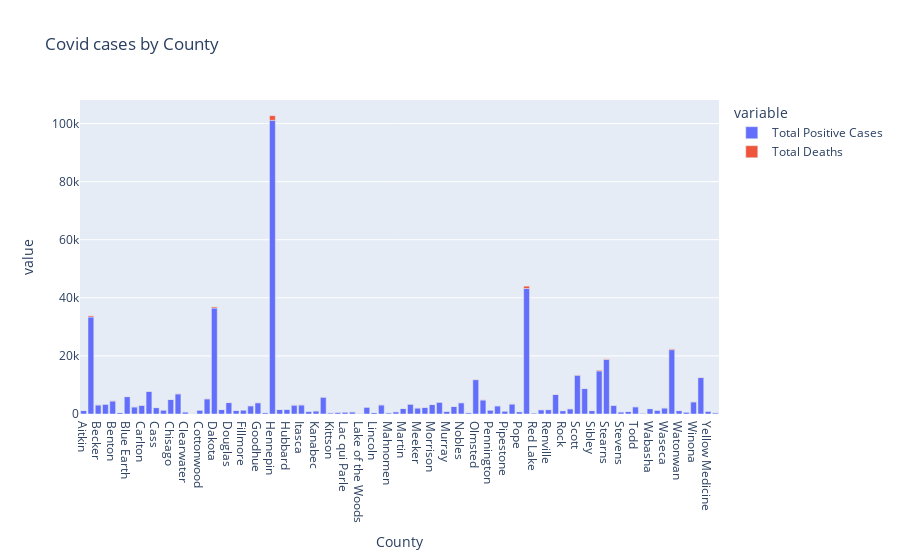

Notebook cell for this chart:
### Code cell
# long_df = px.compiledcountydata.medals_long()
fig = px.bar(compiledcountydata, x="County", y=["Total Positive Cases", "Total Deaths"], title="Covid cases by County")
fig.show()

### Figure 1 — Plotly figure (JSON) as saved in the notebook; plotly's stock layout.template omitted (floating-point values rounded to 4 significant figures)
{"data": [{"alignmentgroup": "True", "hovertemplate": "variable=Total Positive Cases<br>County=%{x}<br>value=%{y}<extra></extra>", "legendgroup": "Total Positive Cases", "marker": {"color": "#636efa"}, "name": "Total Positive Cases", "offsetgroup": "Total Positive Cases", "orientation": "v", "showlegend": true, "textposition": "auto", "type": "bar", "x": ["Aitkin", "Anoka", "Becker", "Beltrami", "Benton", "Big Stone", "Blue Earth", "Brown", "Carlton", "Carver", "Cass", "Chippewa", "Chisago", "Clay", "Clearwater", "Cook", "Cottonwood", "Crow Wing", "Dakota", "Dodge", "Douglas", "Faribault", "Fillmore", "Freeborn", "Goodhue", "Grant", "Hennepin", "Houston", "Hubbard", "Isanti", "Itasca", "Jackson", "Kanabec", "Kandiyohi", "Kittson", "Koochiching", "Lac qui Parle", "Lake", "Lake of the Woods", "Le Sueur", "Lincoln", "Lyon", "Mahnomen", "Marshall", "Martin", "McLeod", "Meeker", "Mille Lacs", "Morrison", "Mower", "Murray", "Nicollet", "Nobles", "Norman", "Olmsted", "Otter Tail", "Pennington", "Pine", "Pipestone", "Polk", "Pope", "Ramsey", "Red Lake", "Redwood", "Renville", "Rice", "Rock", "Roseau", "Scott", "Sherburne", "Sibley", "St. Louis", "Stearns", "Steele", "Stevens", "Swift", "Todd", "Traverse", "Wabasha", "Wadena", "Waseca", "Washington", "Watonwan", "Wilkin", "Winona", "Wright", "Yellow Medicine", "Unknown/Missing"], "xaxis": "x", "y": [1191, 33391, 3131, 3386, 4482, 516, 5983, 2461, 3001, 7798, 2207, 1367, 5003, 6936, 719, 118, 1354, 5223, 36478, 1535, 3936, 1240, 1383, 2841, 3875, 491, 101110, 1580, 1607, 3076, 3140, 940, 1078, 5801, 409, 620, 686, 742, 220, 2369, 512, 3136, 441, 780, 1903, 3402, 2079, 2285, 3256, 4081, 949, 2604, 3871, 478, 11833, 4843, 1370, 2824, 1017, 3443, 808, 43212, 362, 1470, 1512, 6715, 1158, 1807, 13354, 8761, 1173, 14838, 18774, 3023, 744, 879, 2489, 310, 1867, 1313, 2097, 22156, 1176, 677, 4193, 12554, 977, 444], "yaxis": "y"}, {"alignmentgroup": "True", "hovertemplate": "variable=Total Deaths<br>County=%{x}<br>value=%{y}<extra></extra>", "legendgroup": "Total Deaths", "marker": {"color": "#EF553B"}, "name": "Total Deaths", "offsetgroup": "Total Deaths", "orientation": "v", "showlegend": true, "textposition": "auto", "type": "bar", "x": ["Aitkin", "Anoka", "Becker", "Beltrami", "Benton", "Big Stone", "Blue Earth", "Brown", "Carlton", "Carver", "Cass", "Chippewa", "Chisago", "Clay", "Clearwater", "Cook", "Cottonwood", "Crow Wing", "Dakota", "Dodge", "Douglas", "Faribault", "Fillmore", "Freeborn", "Goodhue", "Grant", "Hennepin", "Houston", "Hubbard", "Isanti", "Itasca", "Jackson", "Kanabec", "Kandiyohi", "Kittson", "Koochiching", "Lac qui Parle", "Lake", "Lake of the Woods", "Le Sueur", "Lincoln", "Lyon", "Mahnomen", "Marshall", "Martin", "McLeod", "Meeker", "Mille Lacs", "Morrison", "Mower", "Murray", "Nicollet", "Nobles", "Norman", "Olmsted", "Otter Tail", "Pennington", "Pine", "Pipestone", "Polk", "Pope", "Ramsey", "Red Lake", "Redwood", "Renville", "Rice", "Rock", "Roseau", "Scott", "Sherburne", "Sibley", "St. Louis", "Stearns", "Steele", "Stevens", "Swift", "Todd", "Traverse", "Wabasha", "Wadena", "Waseca", "Washington", "Watonwan", "Wilkin", "Winona", "Wright", "Yellow Medicine", "Unknown/Missing"], "xaxis": "x", "y": [33, 390, 42, 51, 90, 3, 35, 37, 49, 40, 24, 35, 45, 87, 14, 0, 20, 82, 392, 4, 68, 17, 8, 24, 69, 8, 1588, 14, 41, 56, 46, 10, 19, 74, 21, 11, 16, 18, 1, 20, 2, 44, 7, 15, 28, 50, 34, 47, 47, 31, 8, 41, 47, 8, 89, 70, 16, 16, 24, 63, 5, 805, 5, 27, 40, 91, 14, 17, 107, 73, 10, 264, 202, 11, 8, 18, 30, 5, 3, 20, 17, 259, 8, 11, 49, 116, 17, 0], "yaxis": "y"}], "layout": {"barmode": "relative", "legend": {"title": {"text": "variable"}, "tracegroupgap": 0}, "title": {"text": "Covid cases by County"}, "xaxis": {"anchor": "y", "domain": [0, 1], "title": {"text": "County"}}, "yaxis": {"anchor": "x", "domain": [0, 1], "title": {"text": "value"}}}}
